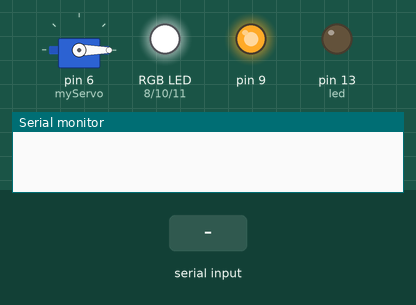
This sketch was run on a simulated Arduino Uno, built with avr-gcc and run on an emulated ATmega328P. On the bench: servo, an RGB LED mixed from three pins (HIGH = lit), output pins drawn as LEDs (lit = HIGH), the last lines printed to the serial monitor. The test bench sets the inputs (shaded band).

Above: at 1.2 s.
1.3 s: "0" received over the second serial link
At 1.9 s:
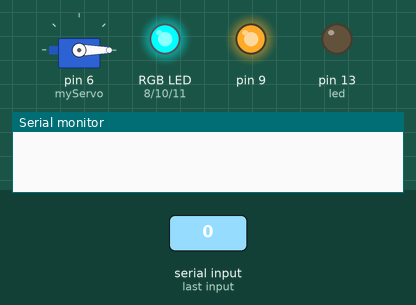
3.8 s: "1" received over the second serial link
5.3 s: "2" received over the second serial link
At 6.1 s:
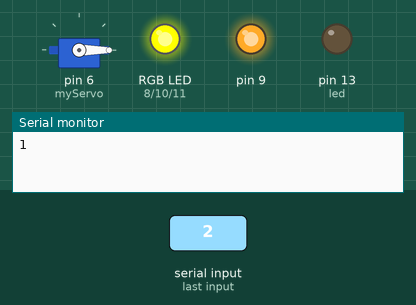
Timing chart, 0 to 8.3 s (numbered marks = the images above; inputs shaded):
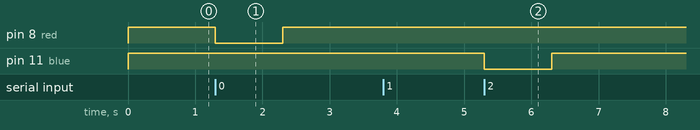

Measured:
- after the input at 1.3 s, pin 8 (red): HIGH → LOW at once, → HIGH 1.0 s later
- after the input at 5.3 s, pin 11 (blue): HIGH → LOW at once, → HIGH 1.0 s later

The sketch:

BLE4.0_Test.ino
```cpp
#include <SoftwareSerial.h>
#include <Servo.h>

#define RxD 2     // Pin Connected to the BT_TX jumper
#define TxD 3     // Pin Connected to the BT_RX jumper
#define led 13    // Led to flicker when there's incoming data


SoftwareSerial mySerial(RxD, TxD);    // Create a SoftwareSerialInstance called mySerial
Servo myServo;


int red = 8, green = 10, blue = 11;   // Declare RGB Led pins

char eat = "";    // Create an empty char
int pos = 0;
bool mode = false;
void setup()
{
  myServo.attach(6);
  pinMode(RxD, INPUT);    // Receive
  pinMode(TxD, OUTPUT);   // Transmit
  pinMode(led, OUTPUT);   // Panic not, LED!
  for (int i = 8; i < 12; i++)pinMode(i, OUTPUT);   // Declare all pins output
  digitalWrite(9, HIGH);
  mySerial.begin(9600);               // the ble4.0 baud rate
  Serial.begin(9600);                 // the terminal baud rate
  killLed();

  myServo.write(0);
}

void loop()
{
  bts();
  seqSerial();

  //if

}
```

LedSequences.ino
```cpp
void blinK(int i, int val) {
  digitalWrite(i, LOW);
  delay(val);
  digitalWrite(i, HIGH);
  delay(val);
}
void killLed() {
  digitalWrite(red, HIGH);
  digitalWrite(blue, HIGH);
  digitalWrite(green, HIGH);
}
```

SerialAvailability.ino
```cpp
void bts() {

  if (Serial.available())
  {
    mySerial.print((char)Serial.read());
  }

  if (mySerial.available())
  {
    digitalWrite(led, HIGH);
    Serial.print((char)mySerial.read());
  }
  else {
    digitalWrite(led, LOW);
  }

}
```

SerialSequenceExecution.ino
```cpp
void seqSerial() {
  eat = (char)mySerial.read();

  if (eat == '0')blinK(red, 1000);
  else if (eat == '1')blinK(green, 1000);
  else if (eat == '2')blinK(blue, 1000);
  else if (eat == 'S' || eat == 's') {
    mode = true;
    myServo.attach(6);
    myServo.write(0);
  }


  while (mode) {
    digitalWrite(red, LOW);
    digitalWrite(blue, LOW);
    digitalWrite(green, LOW);


    eat = (char)mySerial.read();

    if (eat == '0')pos = 0;
    else if (eat == '1')pos = 90;
    else if (eat == '2')pos = 180;
    else if (eat == 's' || eat == 'S') {
      killLed();
      mode = false;
    }
    else if (eat == 'A' || eat == 'a'){
      for(pos = 0; pos<= 180; pos++){
        myServo.write(pos);
        delay(15);
      }
      for(pos = 180; pos >= 0;pos--){
        myServo.write(pos);
        delay(15);
      }
    }


    myServo.write(pos);


  }
  myServo.detach();

}
```
